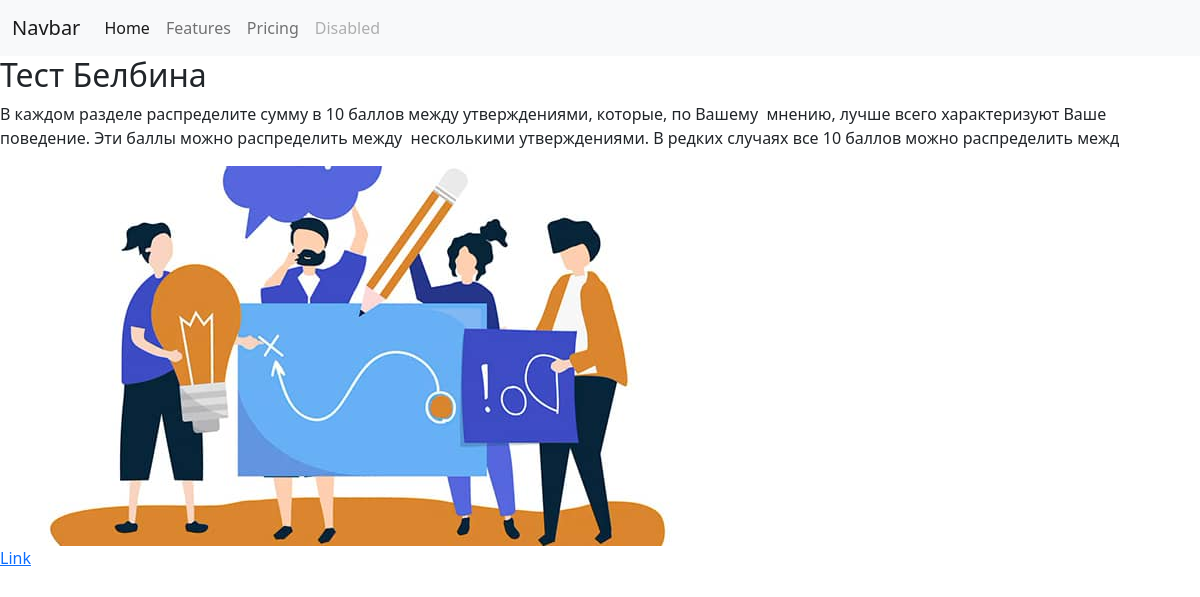
The page / on the database its author committed.
### TestsWeb/models.py (models this page shows)
class Tests(models.Model):
    title = models.CharField(max_length=100)
    text = models.TextField(max_length=256)
    image = models.ImageField(upload_to='TestsWeb/images')
    url = models.URLField(blank=True)

### TestsWeb/views.py (the view)
# urls.py: 2. Add a URL to urlpatterns:  path('', views.home, name='home')
def home(request):
    tests = Tests.objects.all()
    return render(request, 'HtmlViews/home.html', {'tests': tests})

### TestsWeb/templates/HtmlViews/home.html
{% extends 'HtmlViews/base.html' %}
{% block content %}
{% for test in tests %}
<h2>{{ test.title }}</h2>
<p>{{test.text }}</p>
<img src="{{ test.image.url }}">
{% if test.url %}
<br><a href=" test.url">Link</a>
{% endif %}
{% endfor %}
{% endblock %}

### TestsWeb/templates/HtmlViews/base.html (shortened to what this page needs)
<link href="https://cdn.jsdelivr.net/npm/bootstrap@5.2.3/dist/css/bootstrap.min.css" rel="stylesheet">
<nav class="navbar navbar-expand-lg bg-light">
  <div class="container-fluid">
    <a class="navbar-brand" href="#">Navbar</a>
    <div class="collapse navbar-collapse" id="navbarNav">
      <ul class="navbar-nav">
        <li class="nav-item">
          <a class="nav-link active" aria-current="page" href="#">Home</a>
        </li>
        <li class="nav-item">
          <a class="nav-link" href="#">Features</a>
        </li>
        <li class="nav-item">
          <a class="nav-link" href="#">Pricing</a>
        </li>
        <li class="nav-item">
          <a class="nav-link disabled">Disabled</a>
        </li>
      </ul>
    </div>
  </div>
</nav>
{% block content %}{% endblock %}

### rows shown on the page
Tests: title "Тест Белбина", text "В каждом разделе распределите сумму в 10 баллов между утверждениями, которые, по Вашему мнению, лучше всего характеризуют Ваше поведение. Эти баллы можно распределить между несколькими утверждениями. В редких случаях все 10 баллов можно распределить межд", image (picture), shows "Link"
